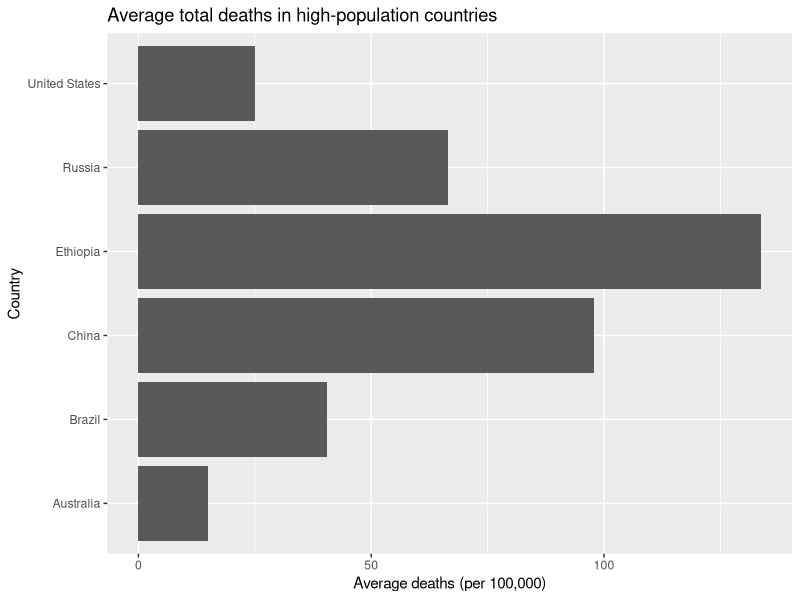
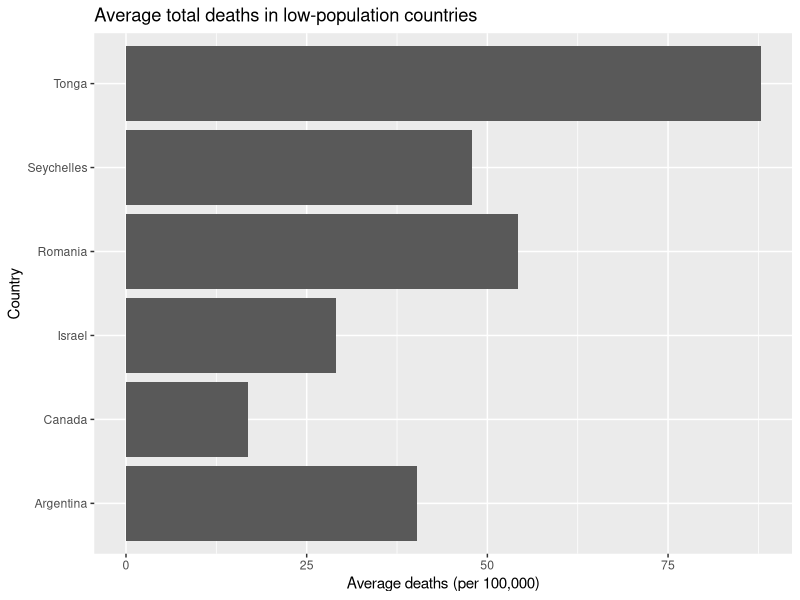
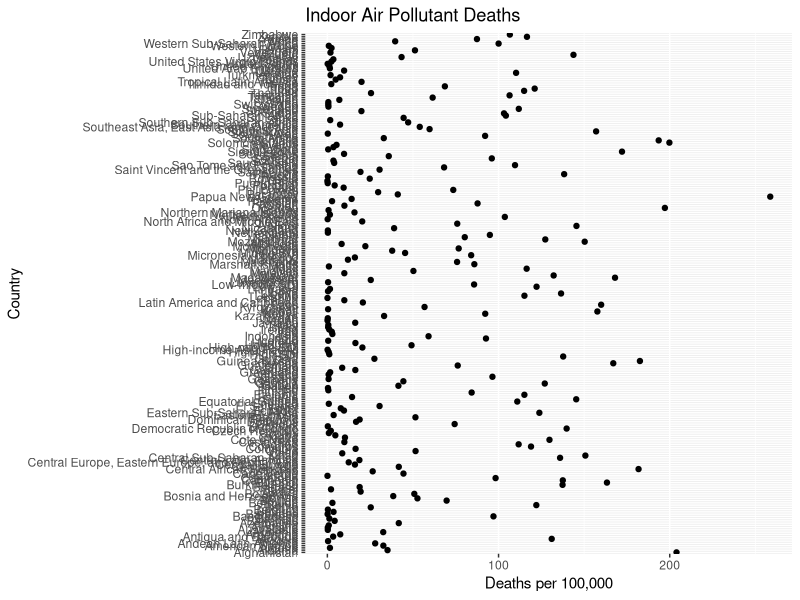
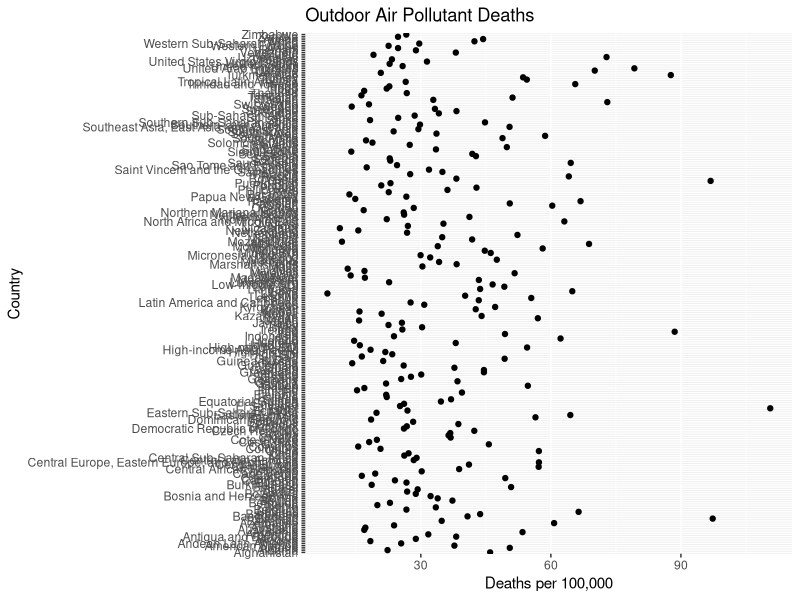
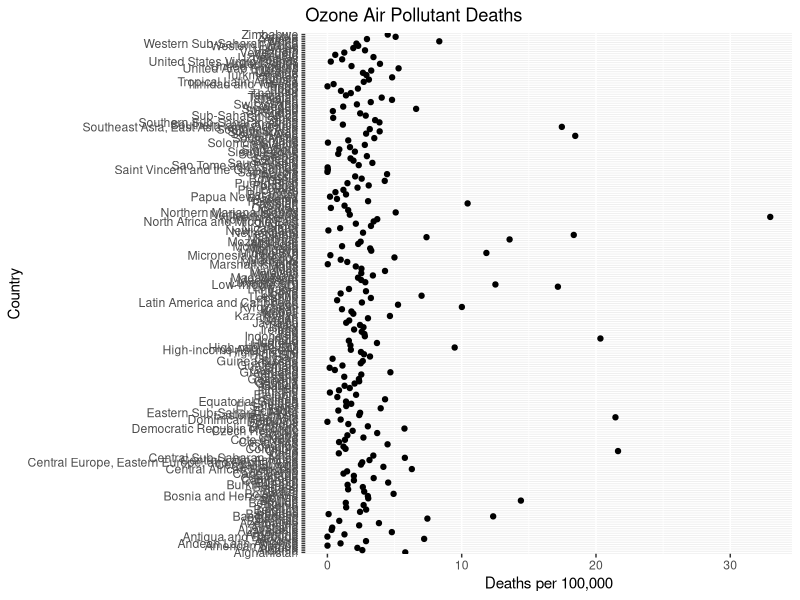
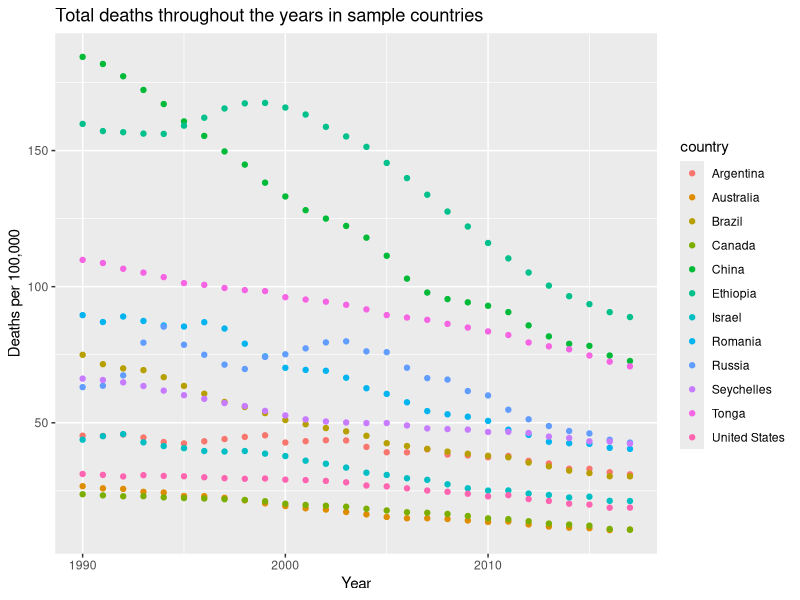
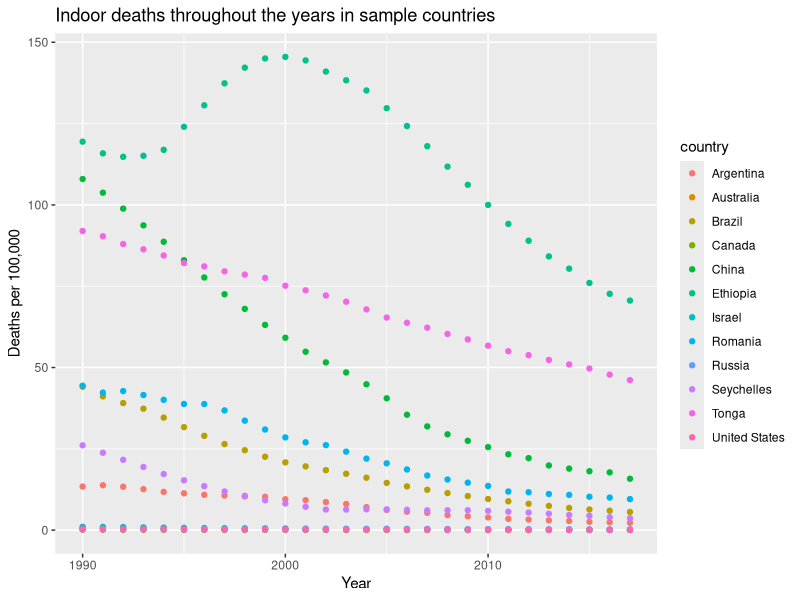
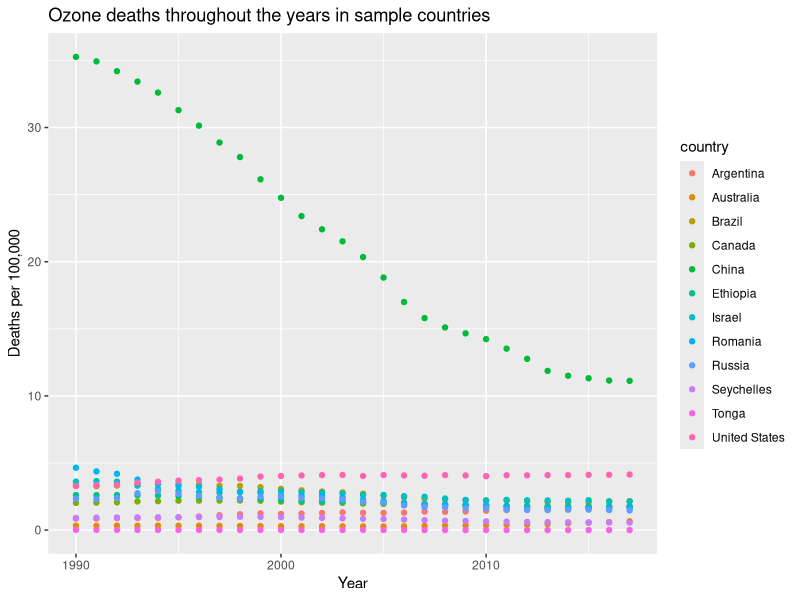

These figures' R source, in order:
## ---- chunk 1
library(tidyverse)
library(dplyr)
library(ggplot2)
## ---- chunk 2
deaths_df <- data.frame(read.csv("death-rates-from-air-pollution.csv"))
deaths_df

colnames(deaths_df) <- c("country", "acronym", "year", "total_deaths", 
                         "indoor_deaths", "outdoor_deaths", "ozone_deaths")

glimpse(deaths_df)
## ---- chunk 3
# Want the range 2007-2017 
# took this out c(2007, 2008, 2009, 2010, 2011, 2012, 2013, 2014, 2015, 2016, 2017)

#Maybe try increments...?
#When looking at it you can see a decrease among the three years 
#death_07<- deaths_df %>% 
  #group_by(country) %>% 
  #filter(year == 2007) %>% 
  #select(total_deaths) %>% 
  #summarize(average_death_07 = mean(total_deaths))

#death_12<- deaths_df %>% 
  #group_by(country) %>% 
  #filter(year == 2012) %>% 
  #select(total_deaths) %>% 
  #summarize(average_death_12 = mean(total_deaths))

#death_17<- deaths_df %>% 
  #group_by(country) %>% 
  #filter(year == 2017) %>% 
  #select(total_deaths) %>% 
  #summarize(average_death_17 = mean(total_deaths))

#try to have one cohesive table so it's easier to visualize 
#combo <- death_07 %>% 
  #mutate(death_12) %>% 
  #mutate(death_17)

#combo

#Then graph it 
#Just realized there's 200+ countries....the x-axis looks terrible 
#Would be nice to color by continent but then that would mean going through each country
#ggplot(death_07, aes(x= country, y=average_death_07)) +
  #geom_point() +
  #theme(axis.text.x = element_text(angle = 15)) #yah..no rotation made it worse


## ---- chunk 4
#SCRATCH WORK ABOVE 

#Not sure if we want to use the selected few countries we looked at earlier?
#Or if we wanted to use this as a overview of the data

#separation by high vs low population among continents 
death_07_high <- deaths_df %>% 
  filter(year == 2007, country %in% c('United States', 'Brazil', 'Ethiopia', 'Russia', 'China', 'Australia')) %>% 
  group_by(country) %>% 
  select(total_deaths) %>% 
  summarize(average_death_07_high = mean(total_deaths))


death_07_low<- deaths_df %>% 
  filter(year == 2007, country %in% c('Canada', 'Argentina', 'Seychelles', 'Romania', 'Israel', 'Tonga')) %>% 
  group_by(country) %>% 
  select(total_deaths) %>% 
  summarize(average_death_07_low = mean(total_deaths))

#Combo table 2007
combo_07<- death_07_high %>% 
  mutate(death_07_low)
combo_07

#dataframe for 2007 high vs low - pop countries
df_07<- data.frame(death_07_high, death_07_low)
df_07
colnames(df_07)
colnames(df_07) <- c("high_pop_country", "average_death_07_high", 
                     "low_pop_country", "average_death_07_low")
df_07


death_12_high <- deaths_df %>% 
  filter(year == 2012, country %in% c('United States', 'Brazil', 'Ethiopia', 'Russia', 'China', 'Australia')) %>% 
  group_by(country) %>% 
  select(total_deaths) %>% 
  summarize(average_death_12_high = mean(total_deaths))


death_12_low<- deaths_df %>% 
  filter(year == 2012, country %in% c('Canada', 'Argentina', 'Seychelles', 'Romania', 'Israel', 'Tonga')) %>% 
  group_by(country) %>% 
  select(total_deaths) %>% 
  summarize(average_death_12_low = mean(total_deaths))

#Combo table 2012
combo_12<- death_12_high %>% 
  mutate(death_12_low)
combo_12

#Data frame for 2012
df_12<- data.frame(death_12_high, death_12_low)
df_12

colnames(df_12) <- c("high_pop_country", "average_death_12_high", 
                     "low_pop_country", "average_death_12_low")
df_12

death_17_high <- deaths_df %>% 
  filter(year == 2017, country %in% c('United States', 'Brazil', 'Ethiopia', 'Russia', 'China', 'Australia')) %>% 
  group_by(country) %>% 
  select(total_deaths) %>% 
  summarize(average_death_17_high = mean(total_deaths))


death_17_low<- deaths_df %>% 
  filter(year == 2017, country %in% c('Canada', 'Argentina', 'Seychelles', 'Romania', 'Israel', 'Tonga')) %>% 
  group_by(country) %>% 
  select(total_deaths) %>% 
  summarize(average_death_17_low = mean(total_deaths))


#Combo table 2017
combo_17<- death_17_high %>% 
  mutate(death_17_low)
combo_17

#Data frame for 2017
df_17<- data.frame(death_17_high, death_17_low)
df_17

colnames(df_17) <- c("high_pop_country", "average_death_17_high", 
                     "low_pop_country", "average_death_17_low")
df_17

#Graph selected countries 
#Is there a way to color by low and high and combine the two graphs below?
#combo_07 %>% 
#  ggplot() + 
#  geom_col(mapping = aes(x = country, y = average_death_07_low, fill = country))+
#             xlab("Country")+
#             ylab("Average deaths (per 100,000)")+
#             ggtitle("Average total deaths in low-population countries")+
#  coord_flip()

#combo_07 %>% 
#  ggplot() + 
#  geom_col(mapping = aes(x = country, y = average_death_07_high, fill = country))+
#             xlab("Country")+
#             ylab("Average deaths (per 100,000)")+
#             ggtitle("Average total deaths in high-population countries")+
#  coord_flip()

ggplot(df_07)+
  geom_col(mapping = aes(x=high_pop_country, y=average_death_07_high))+
             xlab("Country")+
             ylab("Average deaths (per 100,000)")+
             ggtitle("Average total deaths in high-population countries")+
  coord_flip()

ggplot(df_07)+
  geom_col(mapping = aes(x=low_pop_country, y=average_death_07_low))+
             xlab("Country")+
             ylab("Average deaths (per 100,000)")+
             ggtitle("Average total deaths in low-population countries")+
  coord_flip()
  
## ---- chunk 5
glimpse(deaths_df)

#This is the average of all countries by type of air pollutant death
deaths_df %>% 
  group_by(country) %>% 
  select(indoor_deaths, outdoor_deaths, ozone_deaths) %>% 
  summarize(avg_indoor = mean(indoor_deaths), avg_outdoor = mean(outdoor_deaths), avg_ozone = mean(ozone_deaths))

#Graphs of each type of air pollutant:
#Will work on making it more clear, but I think the distribution is cool
#Indoor 
deaths_df %>% 
  group_by(country) %>% 
  select(indoor_deaths, outdoor_deaths, ozone_deaths) %>% 
  summarize(avg_indoor = mean(indoor_deaths), avg_outdoor = mean(outdoor_deaths),
            avg_ozone = mean(ozone_deaths)) %>% 
  ggplot()+
  geom_point(mapping = aes(x=avg_indoor, y=country))+
  ggtitle("Indoor Air Pollutant Deaths")+
  xlab("Deaths per 100,000")+
  ylab("Country")

#Outdoor
deaths_df %>% 
  group_by(country) %>% 
  select(indoor_deaths, outdoor_deaths, ozone_deaths) %>% 
  summarize(avg_indoor = mean(indoor_deaths), avg_outdoor = mean(outdoor_deaths),
            avg_ozone = mean(ozone_deaths)) %>% 
  ggplot()+
  geom_point(mapping = aes(x=avg_outdoor, y=country))+
  ggtitle("Outdoor Air Pollutant Deaths")+
  xlab("Deaths per 100,000")+
  ylab("Country")

#Ozone
deaths_df %>% 
  group_by(country) %>% 
  select(indoor_deaths, outdoor_deaths, ozone_deaths) %>% 
  summarize(avg_indoor = mean(indoor_deaths), avg_outdoor = mean(outdoor_deaths),
            avg_ozone = mean(ozone_deaths)) %>% 
  ggplot()+
  geom_point(mapping = aes(x=avg_ozone, y=country))+
  ggtitle("Ozone Air Pollutant Deaths")+
  xlab("Deaths per 100,000")+
  ylab("Country")

#Having fun with plots
#total deaths
deaths_df %>% 
    filter(country %in% c('Canada', 'Argentina', 'Seychelles', 'Romania', 
                          'Israel', 'Tonga','United States', 'Brazil', 
                          'Ethiopia', 'Russia', 'China', 'Australia')) %>% 
  group_by(country, year, total_deaths) %>% 
  ggplot()+
  geom_point(aes(year, total_deaths, color = country))+
  ggtitle("Total deaths throughout the years in sample countries")+
  xlab("Year")+
  ylab("Deaths per 100,000")


#indoor deaths
deaths_df %>% 
    filter(country %in% c('Canada', 'Argentina', 'Seychelles', 'Romania', 
                          'Israel', 'Tonga','United States', 'Brazil', 
                          'Ethiopia', 'Russia', 'China', 'Australia')) %>% 
  group_by(country, year, indoor_deaths) %>% 
  ggplot()+
  geom_point(aes(year, indoor_deaths, color = country))+
  ggtitle("Indoor deaths throughout the years in sample countries")+
  xlab("Year")+
  ylab("Deaths per 100,000")

#ozone deaths
deaths_df %>% 
    filter(country %in% c('Canada', 'Argentina', 'Seychelles', 'Romania', 
                          'Israel', 'Tonga','United States', 'Brazil', 
                          'Ethiopia', 'Russia', 'China', 'Australia')) %>% 
  group_by(country, year, ozone_deaths) %>% 
  ggplot()+
  geom_point(aes(year, ozone_deaths, color = country))+
  ggtitle("Ozone deaths throughout the years in sample countries")+
  xlab("Year")+
  ylab("Deaths per 100,000")

  
  
#Sort descending to see which country had the highest of each...(not sure if this is right)
#does separating the arrange individually fix it??
deaths_df %>% 
  group_by(country) %>% 
  select(indoor_deaths, outdoor_deaths, ozone_deaths) %>% 
  summarize(avg_indoor = mean(indoor_deaths), avg_outdoor = mean(outdoor_deaths), avg_ozone = mean(ozone_deaths)) %>% 
  arrange(desc(avg_indoor), desc(avg_outdoor), desc(avg_ozone))
## ---- chunk 6
deaths_df %>% 
  group_by(country, year) %>% 
  summarize(avg_indoor = mean(indoor_deaths), avg_outdoor = mean(outdoor_deaths), avg_ozone = mean(ozone_deaths)) %>% 
  arrange(desc(avg_indoor)) %>% 
  arrange(desc(avg_outdoor)) %>% 
  arrange(desc(avg_ozone))
## ---- chunk 7
#Probably need to fix the above to answer this one 


## ---- chunk 8
#north america
america <- deaths_df %>% filter(country == "United States" & year > 1999)
canada <- deaths_df %>% filter(country == "Canada" & year > 1999)


#south america 
brazil <- deaths_df %>% filter(country == "Brazil" & year > 1999)
argentina <- deaths_df %>% filter(country == "Argentina" & year > 1999)

#Africa
ethiopia <- deaths_df %>% filter(country == "Ethiopia" & year > 1999)
seychelles <- deaths_df %>% filter(country == "Seychelles" & year > 1999)

#Europe
russia <- deaths_df %>% filter(country == "Russia" & year > 1999)
romania <- deaths_df %>% filter(country == "Romania" & year > 1999)

#asia
china <- deaths_df %>% filter(country == "China" & year > 1999)
israel <- deaths_df %>% filter(country == "Israel" & year > 1999)

#Oceania
australia <- deaths_df %>% filter(country == "Australia" & year > 1999)
tonga <- deaths_df %>% filter(country == "Tonga" & year > 1999)

## ---- chunk 9
